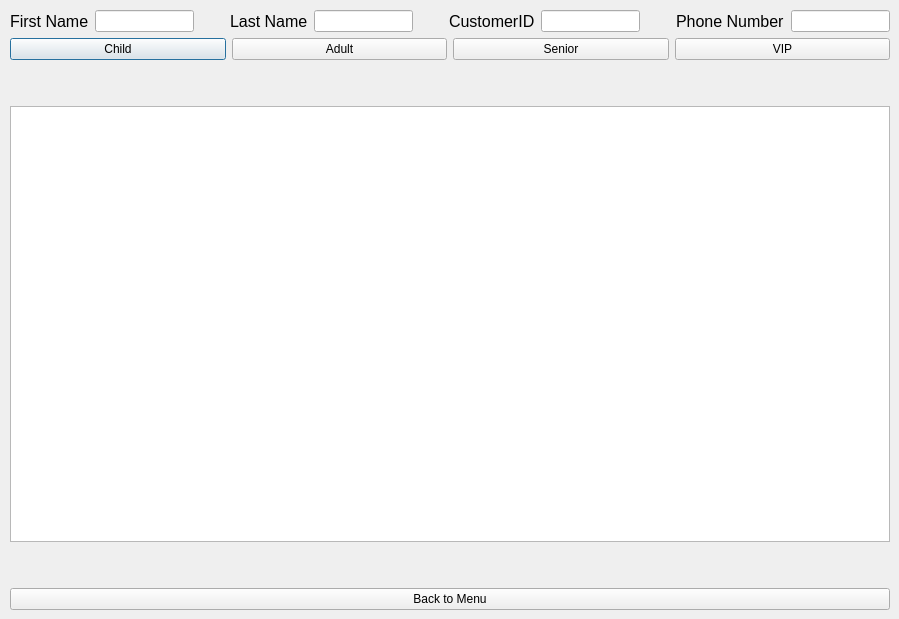
<?xml version="1.0" encoding="UTF-8"?>
<ui version="4.0">
 <class>Dialog</class>
 <widget class="QDialog" name="Dialog">
  <property name="geometry">
   <rect>
    <x>0</x>
    <y>0</y>
    <width>899</width>
    <height>619</height>
   </rect>
  </property>
  <property name="windowTitle">
   <string>Dialog</string>
  </property>
  <widget class="QWidget" name="layoutWidget">
   <property name="geometry">
    <rect>
     <x>10</x>
     <y>10</y>
     <width>880</width>
     <height>600</height>
    </rect>
   </property>
   <layout class="QVBoxLayout" name="verticalLayout_3">
    <item>
     <layout class="QVBoxLayout" name="verticalLayout_2">
      <item>
       <layout class="QVBoxLayout" name="verticalLayout">
        <item>
         <widget class="QSplitter" name="splitter">
          <property name="orientation">
           <enum>Qt::Horizontal</enum>
          </property>
          <widget class="QWidget" name="layoutWidget">
           <layout class="QHBoxLayout" name="horizontalLayout_5">
            <item>
             <layout class="QHBoxLayout" name="horizontalLayout_2">
              <item>
               <widget class="QLabel" name="label_2">
                <property name="font">
                 <font>
                  <pointsize>12</pointsize>
                 </font>
                </property>
                <property name="text">
                 <string>First Name</string>
                </property>
               </widget>
              </item>
              <item>
               <widget class="QLineEdit" name="firstname"/>
              </item>
             </layout>
            </item>
            <item>
             <spacer name="horizontalSpacer">
              <property name="orientation">
               <enum>Qt::Horizontal</enum>
              </property>
              <property name="sizeHint" stdset="0">
               <size>
                <width>40</width>
                <height>20</height>
               </size>
              </property>
             </spacer>
            </item>
            <item>
             <layout class="QHBoxLayout" name="horizontalLayout_4">
              <item>
               <widget class="QLabel" name="label_4">
                <property name="font">
                 <font>
                  <pointsize>12</pointsize>
                 </font>
                </property>
                <property name="text">
                 <string>Last Name</string>
                </property>
               </widget>
              </item>
              <item>
               <widget class="QLineEdit" name="lastname"/>
              </item>
             </layout>
            </item>
            <item>
             <spacer name="horizontalSpacer_2">
              <property name="orientation">
               <enum>Qt::Horizontal</enum>
              </property>
              <property name="sizeHint" stdset="0">
               <size>
                <width>40</width>
                <height>20</height>
               </size>
              </property>
             </spacer>
            </item>
            <item>
             <layout class="QHBoxLayout" name="horizontalLayout">
              <item>
               <widget class="QLabel" name="label">
                <property name="font">
                 <font>
                  <pointsize>12</pointsize>
                 </font>
                </property>
                <property name="text">
                 <string>CustomerID</string>
                </property>
               </widget>
              </item>
              <item>
               <widget class="QLineEdit" name="customerID"/>
              </item>
             </layout>
            </item>
            <item>
             <spacer name="horizontalSpacer_3">
              <property name="orientation">
               <enum>Qt::Horizontal</enum>
              </property>
              <property name="sizeHint" stdset="0">
               <size>
                <width>40</width>
                <height>20</height>
               </size>
              </property>
             </spacer>
            </item>
            <item>
             <layout class="QHBoxLayout" name="horizontalLayout_3">
              <item>
               <widget class="QLabel" name="label_3">
                <property name="font">
                 <font>
                  <pointsize>12</pointsize>
                 </font>
                </property>
                <property name="text">
                 <string>Phone Number</string>
                </property>
               </widget>
              </item>
              <item>
               <widget class="QLineEdit" name="phonenumber">
                <property name="text">
                 <string/>
                </property>
               </widget>
              </item>
             </layout>
            </item>
           </layout>
          </widget>
         </widget>
        </item>
        <item>
         <layout class="QHBoxLayout" name="horizontalLayout_6">
          <item>
           <widget class="QPushButton" name="childonly">
            <property name="sizePolicy">
             <sizepolicy hsizetype="Minimum" vsizetype="Preferred">
              <horstretch>0</horstretch>
              <verstretch>0</verstretch>
             </sizepolicy>
            </property>
            <property name="text">
             <string>Child</string>
            </property>
            <property name="flat">
             <bool>false</bool>
            </property>
           </widget>
          </item>
          <item>
           <widget class="QPushButton" name="adultonly">
            <property name="sizePolicy">
             <sizepolicy hsizetype="Minimum" vsizetype="Preferred">
              <horstretch>0</horstretch>
              <verstretch>0</verstretch>
             </sizepolicy>
            </property>
            <property name="text">
             <string>Adult</string>
            </property>
            <property name="flat">
             <bool>false</bool>
            </property>
           </widget>
          </item>
          <item>
           <widget class="QPushButton" name="senioronly">
            <property name="sizePolicy">
             <sizepolicy hsizetype="Minimum" vsizetype="Preferred">
              <horstretch>0</horstretch>
              <verstretch>0</verstretch>
             </sizepolicy>
            </property>
            <property name="text">
             <string>Senior</string>
            </property>
            <property name="flat">
             <bool>false</bool>
            </property>
           </widget>
          </item>
          <item>
           <widget class="QPushButton" name="viponly">
            <property name="sizePolicy">
             <sizepolicy hsizetype="Minimum" vsizetype="Preferred">
              <horstretch>0</horstretch>
              <verstretch>0</verstretch>
             </sizepolicy>
            </property>
            <property name="text">
             <string>VIP</string>
            </property>
            <property name="flat">
             <bool>false</bool>
            </property>
           </widget>
          </item>
         </layout>
        </item>
       </layout>
      </item>
      <item>
       <spacer name="verticalSpacer">
        <property name="orientation">
         <enum>Qt::Vertical</enum>
        </property>
        <property name="sizeType">
         <enum>QSizePolicy::Minimum</enum>
        </property>
        <property name="sizeHint" stdset="0">
         <size>
          <width>20</width>
          <height>40</height>
         </size>
        </property>
       </spacer>
      </item>
      <item>
       <widget class="QTableWidget" name="tableofresults">
        <property name="sizePolicy">
         <sizepolicy hsizetype="Expanding" vsizetype="Expanding">
          <horstretch>0</horstretch>
          <verstretch>0</verstretch>
         </sizepolicy>
        </property>
       </widget>
      </item>
     </layout>
    </item>
    <item>
     <spacer name="verticalSpacer_2">
      <property name="orientation">
       <enum>Qt::Vertical</enum>
      </property>
      <property name="sizeType">
       <enum>QSizePolicy::Minimum</enum>
      </property>
      <property name="sizeHint" stdset="0">
       <size>
        <width>20</width>
        <height>40</height>
       </size>
      </property>
     </spacer>
    </item>
    <item>
     <widget class="QPushButton" name="backtomenu">
      <property name="sizePolicy">
       <sizepolicy hsizetype="Minimum" vsizetype="Maximum">
        <horstretch>0</horstretch>
        <verstretch>0</verstretch>
       </sizepolicy>
      </property>
      <property name="text">
       <string>Back to Menu</string>
      </property>
      <property name="flat">
       <bool>false</bool>
      </property>
     </widget>
    </item>
   </layout>
  </widget>
 </widget>
 <resources/>
 <connections/>
</ui>
